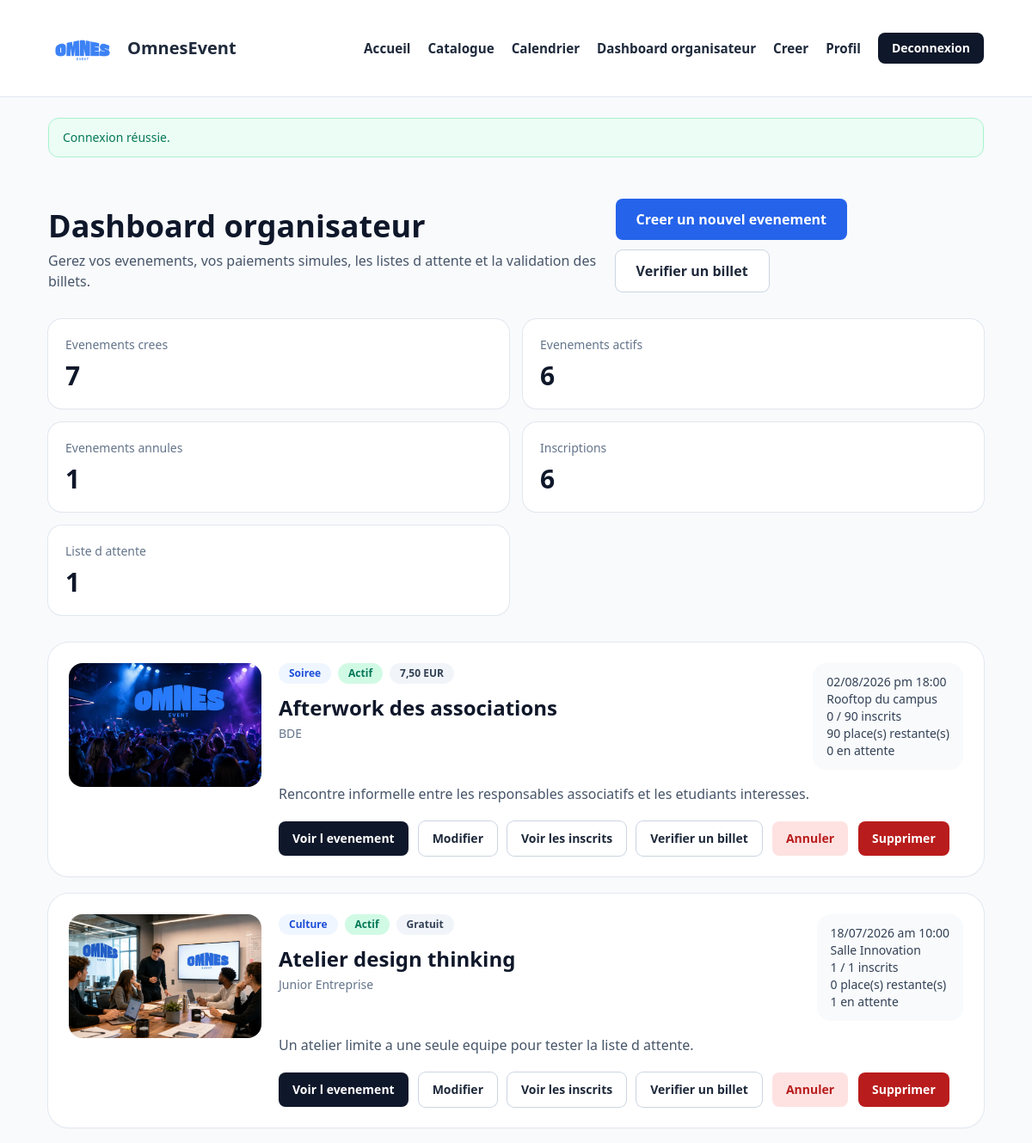
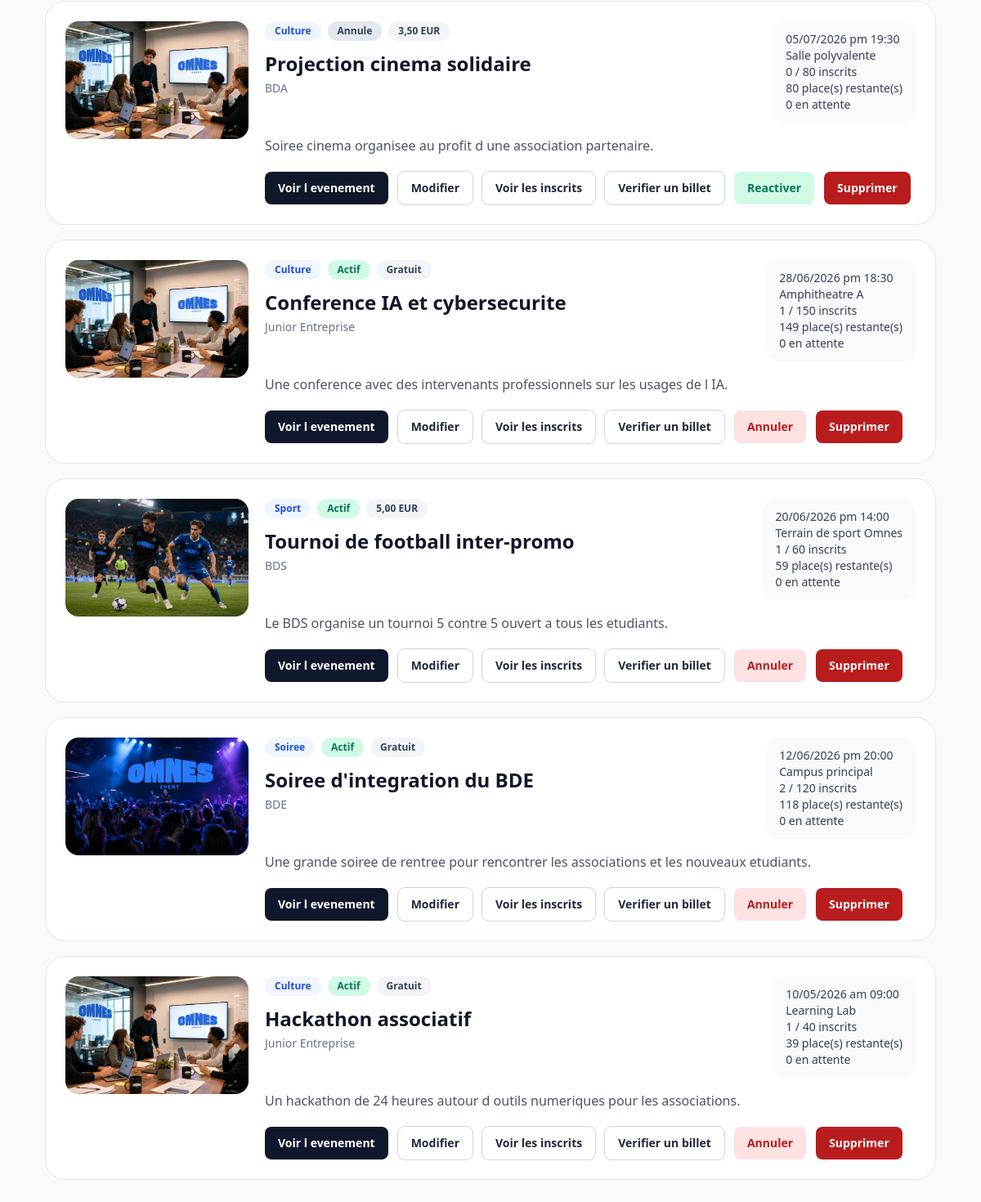
The app's page /pages/dashboard-organisateur.php (signed in) with its own data (2 pictures, top to bottom).
### tables this page shows
CREATE TABLE evenements (
    id INT AUTO_INCREMENT PRIMARY KEY,
    titre VARCHAR(180) NOT NULL,
    description TEXT NOT NULL,
    details_complets TEXT NULL,
    date_evenement DATETIME NOT NULL,
    lieu VARCHAR(180) NOT NULL,
    adresse_complete VARCHAR(255) NULL,
    categorie VARCHAR(50) NOT NULL,
    association VARCHAR(120) NOT NULL,
    image VARCHAR(255) NULL,
    capacite_max INT NOT NULL,
    prix DECIMAL(10,2) NOT NULL DEFAULT 0.00,
    places_reservees INT NOT NULL DEFAULT 0,
    statut ENUM('actif', 'annule') NOT NULL DEFAULT 'actif',
    organisateur_id INT NOT NULL,
    created_at TIMESTAMP NOT NULL DEFAULT CURRENT_TIMESTAMP,
    CONSTRAINT fk_evenements_organisateur
        FOREIGN KEY (organisateur_id) REFERENCES users(id)
        ON DELETE CASCADE
        ON UPDATE CASCADE
);

### includes/functions.php (called while the page is built, shortened)
<?php
function e(null|string|int|float $value): string
{
    return htmlspecialchars((string) $value, ENT_QUOTES, 'UTF-8');
}
function url(string $path = ''): string
{
    $path = trim($path);
    return BASE_URL . '/' . ltrim($path, '/');
}
function format_event_date(string $datetime, string $format = 'd/m/Y a H:i'): string
{
    return (new DateTime($datetime))->format($format);
}
function event_image(?string $image, ?string $category = null): string
{
    if ($image !== null && $image !== '') {
        return url($image);
    }
    return match (normalize_category($category)) {
        'Soiree' => url('images/Soiree.webp'),
        'Sport' => url('images/foot.webp'),
        default => url('images/reunion.webp'),
    };
}
function event_reserved_places(array $event, PDO $pdo): int
{
    if (isset($event['places_reservees'])) {
        return (int) $event['places_reservees'];
    }
    $stmt = $pdo->prepare(
        'SELECT COUNT(*)
         FROM reservations
         WHERE evenement_id = :event_id
           AND statut = "reserve"'
    );
    $stmt->execute(['event_id' => (int) $event['id']]);
    return (int) $stmt->fetchColumn();
}
function event_waitlist_count(PDO $pdo, int $eventId): int
{
    $stmt = $pdo->prepare(
        'SELECT COUNT(*)
         FROM listes_attente
         WHERE evenement_id = :event_id
           AND statut = "en_attente"'
    );
    $stmt->execute(['event_id' => $eventId]);
    return (int) $stmt->fetchColumn();
}
function event_price(array $event): float
{
    return round((float) ($event['prix'] ?? 0), 2);
}
function format_price(float $price): string
{
    if ($price <= 0) {
        return 'Gratuit';
    }
    return number_format($price, 2, ',', ' ') . ' EUR';
}

### pages/dashboard-organisateur.php (the view, shortened to what this page needs)
<?php
require_once __DIR__ . '/../includes/bootstrap.php';
$user = current_user();
$eventsStmt = $pdo->prepare(
    'SELECT e.*
     FROM evenements e
     WHERE e.organisateur_id = :organisateur_id
     ORDER BY e.date_evenement DESC'
);
$eventsStmt->execute(['organisateur_id' => $user['id']]);
$events = $eventsStmt->fetchAll();
$stats = [
    'total' => count($events),
    'actifs' => 0,
    'annules' => 0,
    'inscriptions' => 0,
    'attente' => 0,
];
foreach ($events as $event) {
    $stats['inscriptions'] += event_reserved_places($event, $pdo);
    $stats['attente'] += event_waitlist_count($pdo, (int) $event['id']);
    if ($event['statut'] === 'actif') {
        $stats['actifs']++;
    } else {
        $stats['annules']++;
    }
}
include __DIR__ . '/../includes/header.php';
?>
<section class="mx-auto max-w-6xl px-4 py-12 md:px-8">
    <div class="mb-8 flex flex-col gap-4 md:flex-row md:items-end md:justify-between">
        <div>
            <h1 class="text-4xl font-bold text-slate-900">Dashboard organisateur</h1>
            <p class="mt-2 text-slate-600">Gerez vos evenements, vos paiements simules, les listes d attente et la validation des billets.</p>
        </div>
        <div class="flex flex-wrap gap-3">
            <a href="<?= e(url('pages/creer-evenement.php')) ?>" class="rounded-lg bg-blue-600 px-6 py-3 font-semibold text-white hover:bg-blue-700">
                Creer un nouvel evenement
            </a>
            <a href="<?= e(url('pages/verification-billet.php')) ?>" class="rounded-lg bg-white px-6 py-3 font-semibold text-slate-800 ring-1 ring-slate-300 hover:bg-slate-100">
                Verifier un billet
            </a>
        </div>
    </div>
    <div class="mb-8 grid gap-4 sm:grid-cols-2 xl:grid-cols-5">
        <div class="rounded-2xl bg-white p-5 shadow-sm ring-1 ring-slate-200">
            <p class="text-sm text-slate-500">Evenements crees</p>
            <p class="mt-2 text-3xl font-bold text-slate-900"><?= e((string) $stats['total']) ?></p>
        </div>
        <div class="rounded-2xl bg-white p-5 shadow-sm ring-1 ring-slate-200">
            <p class="text-sm text-slate-500">Evenements actifs</p>
            <p class="mt-2 text-3xl font-bold text-slate-900"><?= e((string) $stats['actifs']) ?></p>
        </div>
        <div class="rounded-2xl bg-white p-5 shadow-sm ring-1 ring-slate-200">
            <p class="text-sm text-slate-500">Evenements annules</p>
            <p class="mt-2 text-3xl font-bold text-slate-900"><?= e((string) $stats['annules']) ?></p>
        </div>
        <div class="rounded-2xl bg-white p-5 shadow-sm ring-1 ring-slate-200">
            <p class="text-sm text-slate-500">Inscriptions</p>
            <p class="mt-2 text-3xl font-bold text-slate-900"><?= e((string) $stats['inscriptions']) ?></p>
        </div>
        <div class="rounded-2xl bg-white p-5 shadow-sm ring-1 ring-slate-200">
            <p class="text-sm text-slate-500">Liste d attente</p>
            <p class="mt-2 text-3xl font-bold text-slate-900"><?= e((string) $stats['attente']) ?></p>
        </div>
    </div>
    <div class="space-y-5">
        <?php foreach ($events as $event): ?>
            <?php
            $reserved = event_reserved_places($event, $pdo);
            $capacity = (int) $event['capacite_max'];
            $remaining = max(0, $capacity - $reserved);
            $waitlistCount = event_waitlist_count($pdo, (int) $event['id']);
            ?>
            <article class="rounded-3xl bg-white p-6 shadow-sm ring-1 ring-slate-200">
                <div class="flex flex-col gap-5 lg:flex-row lg:items-start">
                    <img src="<?= e(event_image($event['image'], $event['categorie'])) ?>" alt="<?= e($event['titre']) ?>" class="h-36 w-full rounded-2xl object-cover lg:w-56">
                    <div class="flex-1">
                        <div class="flex flex-wrap items-start justify-between gap-3">
                            <div>
                                <div class="flex flex-wrap gap-2">
                                    <span class="rounded-full bg-blue-50 px-3 py-1 text-xs font-semibold text-blue-700"><?= e($event['categorie']) ?></span>
                                    <span class="rounded-full px-3 py-1 text-xs font-semibold <?= $event['statut'] === 'actif' ? 'bg-emerald-100 text-emerald-700' : 'bg-slate-200 text-slate-700' ?>">
                                        <?= e($event['statut'] === 'actif' ? 'Actif' : 'Annule') ?>
                                    </span>
                                    <span class="rounded-full bg-slate-100 px-3 py-1 text-xs font-semibold text-slate-700"><?= e(format_price(event_price($event))) ?></span>
                                </div>
                                <h2 class="mt-3 text-2xl font-bold text-slate-900"><?= e($event['titre']) ?></h2>
                                <p class="mt-1 text-sm text-slate-500"><?= e($event['association']) ?></p>
                            </div>
                            <div class="rounded-2xl bg-slate-50 px-4 py-3 text-sm text-slate-700">
                                <p><?= e(format_event_date($event['date_evenement'])) ?></p>
                                <p><?= e($event['lieu']) ?></p>
                                <p><?= e($reserved) ?> / <?= e($capacity) ?> inscrits</p>
                                <p><?= e($remaining) ?> place(s) restante(s)</p>
                                <p><?= e((string) $waitlistCount) ?> en attente</p>
                            </div>
                        </div>
                        <p class="mt-4 text-slate-600"><?= e($event['description']) ?></p>
                        <div class="mt-5 flex flex-wrap gap-3">
                            <a href="<?= e(url('pages/detail-evenement.php?id=' . (int) $event['id'])) ?>" class="rounded-lg bg-slate-900 px-4 py-2.5 text-sm font-semibold text-white hover:bg-slate-700">
                                Voir l evenement
                            </a>
                            <a href="<?= e(url('pages/modifier-evenement.php?id=' . (int) $event['id'])) ?>" class="rounded-lg bg-white px-4 py-2.5 text-sm font-semibold text-slate-800 ring-1 ring-slate-300 hover:bg-slate-100">
                                Modifier
                            </a>
                            <a href="<?= e(url('pages/inscrits-evenement.php?id=' . (int) $event['id'])) ?>" class="rounded-lg bg-white px-4 py-2.5 text-sm font-semibold text-slate-800 ring-1 ring-slate-300 hover:bg-slate-100">
                                Voir les inscrits
                            </a>
                            <a href="<?= e(url('pages/verification-billet.php?event_id=' . (int) $event['id'])) ?>" class="rounded-lg bg-white px-4 py-2.5 text-sm font-semibold text-slate-800 ring-1 ring-slate-300 hover:bg-slate-100">
                                Verifier un billet
                            </a>
                            <form method="post">
                                <button type="submit" class="rounded-lg <?= $event['statut'] === 'actif' ? 'bg-red-100 text-red-700 hover:bg-red-200' : 'bg-emerald-100 text-emerald-700 hover:bg-emerald-200' ?> px-4 py-2.5 text-sm font-semibold">
                                    <?= e($event['statut'] === 'actif' ? 'Annuler' : 'Reactiver') ?>
                                </button>
                            </form>
                            <form method="post" onsubmit="return confirm('Supprimer definitivement cet evenement ?');">
                                <button type="submit" class="rounded-lg bg-red-700 px-4 py-2.5 text-sm font-semibold text-white hover:bg-red-800">
                                    Supprimer
                                </button>
                            </form>
                        </div>
                    </div>
                </div>
            </article>
        <?php endforeach; ?>
    </div>
</section>
<?php include __DIR__ . '/../includes/footer.php'; ?>

### assets/styles.css (style rules this page uses)
html { scroll-behavior: smooth; }
body { font-family: "Segoe UI", Tahoma, Geneva, Verdana, sans-serif; }

### records on screen
evenements: id "7", image+categorie (picture), categorie "Culture", statut "Actif", prix "Gratuit", titre "Atelier design thinking", association "Junior Entreprise", date_evenement "18/07/2026 am 10:00", lieu "Salle Innovation", places_reservees "1", capacite_max "1", remaining "0", waitlistCount "1", description "Un atelier limite a une seule equipe pour tester la liste d attente.", statut "Annuler"
evenements: image+categorie (picture), categorie "Soiree", statut "Actif", prix "7,50 EUR", titre "Afterwork des associations", association "BDE", date_evenement "02/08/2026 pm 18:00", lieu "Rooftop du campus", places_reservees "0", capacite_max "90", waitlistCount "0", description "Rencontre informelle entre les responsables associatifs et les etudiants interesses.", statut "Annuler"
evenements: image+categorie (picture), categorie "Culture", statut "Annule", prix "3,50 EUR", titre "Projection cinema solidaire", association "BDA", date_evenement "05/07/2026 pm 19:30", lieu "Salle polyvalente", places_reservees "0", capacite_max "80", waitlistCount "0", description "Soiree cinema organisee au profit d une association partenaire.", statut "Reactiver"
evenements: image+categorie (picture), categorie "Culture", statut "Actif", prix "Gratuit", titre "Conference IA et cybersecurite", association "Junior Entreprise", date_evenement "28/06/2026 pm 18:30", lieu "Amphitheatre A", places_reservees "1", capacite_max "150", remaining "149", waitlistCount "0", description "Une conference avec des intervenants professionnels sur les usages de l IA.", statut "Annuler"
evenements: image+categorie (picture), categorie "Sport", statut "Actif", prix "5,00 EUR", titre "Tournoi de football inter-promo", association "BDS", date_evenement "20/06/2026 pm 14:00", lieu "Terrain de sport Omnes", places_reservees "1", capacite_max "60", remaining "59", waitlistCount "0", description "Le BDS organise un tournoi 5 contre 5 ouvert a tous les etudiants.", statut "Annuler"
evenements: image+categorie (picture), categorie "Soiree", statut "Actif", prix "Gratuit", titre "Soiree d'integration du BDE", association "BDE", date_evenement "12/06/2026 pm 20:00", lieu "Campus principal", places_reservees "2", capacite_max "120", remaining "118", waitlistCount "0", description "Une grande soiree de rentree pour rencontrer les associations et les nouveaux etudiants.", statut "Annuler"
evenements: image+categorie (picture), categorie "Culture", statut "Actif", prix "Gratuit", titre "Hackathon associatif", association "Junior Entreprise", date_evenement "10/05/2026 am 09:00", lieu "Learning Lab", places_reservees "1", capacite_max "40", remaining "39", waitlistCount "0", description "Un hackathon de 24 heures autour d outils numeriques pour les associations.", statut "Annuler"

### other values on screen
$message['message'] "Connexion réussie."
$stats['actifs'] "6"
$stats['annules'] "1"
$stats['inscriptions'] "6"
$stats['attente'] "1"
